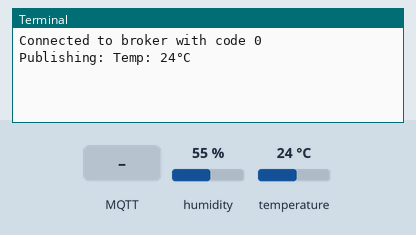
The program below on a simulated Raspberry Pi (BCM pin numbers). On the bench: the last lines printed to the terminal. The test bench sets the inputs (shaded band); at power-on: humidity 55 %, temperature 24 °C. No MQTT or app messages arrive unless stated; the clock reads 2024-03-15 10:24:30 at power-on unless the program sets it.

Above: at 1.3 s.
1.4 s: MQTT message "1" arrives on the first subscribed topic
At 1.9 s:
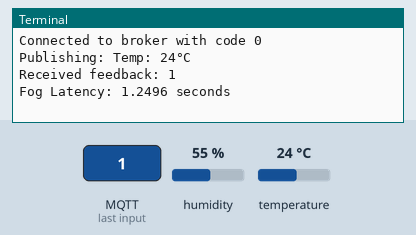
2.9 s: MQTT message "on" arrives on the first subscribed topic
At 4.1 s:
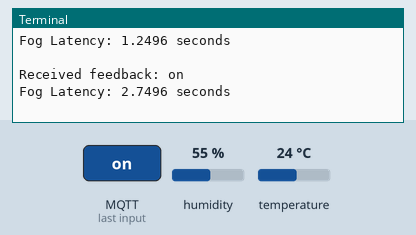
4.4 s: MQTT message "off" arrives on the first subscribed topic
At 5.4 s:
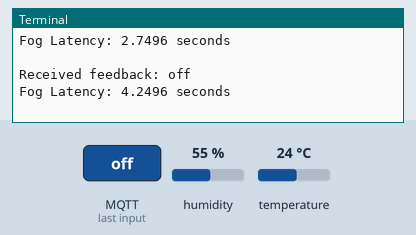

Measured:
- after the input at 1.4 s, the terminal: prints a new line at once (image 1)
- after the input at 2.9 s, the terminal: prints a new line at once (image 2)
- after the input at 4.4 s, the terminal: prints a new line at once (image 3)

The program:

sensor_node_fog.py
```python
import board
import time
import adafruit_dht
import paho.mqtt.client as mqtt


broker = "10.0.0.36"
topic = "sensor/data"
feedback = "sensor/feedback"


dht_device = adafruit_dht.DHT11(board.D4, use_pulseio=False)


def on_connect(client, userdata, flags, rc):
    print("Connected to broker with code", rc)
    client.subscribe(feedback)


def on_message(client, userdata, msg):
    feedback = msg.payload.decode()
    print(f"Received feedback: {feedback}")
    latency = time.time() - start_time
    print(f"Fog Latency: {latency:.4f} seconds\n")


client = mqtt.Client()
client.on_connect = on_connect
client.on_message = on_message
client.connect(broker, 1883,60)
client.loop_start()


while True:
    try:
        start_time = time.time()
        temperature = dht_device.temperature
        payload = f"Temp: {temperature}°C"
        print(f"Publishing: {payload}")
        client.publish(topic, payload)
    except RuntimeError as e:
        time.sleep(1)
    time.sleep(5)  # Publish every 5 seconds
```
